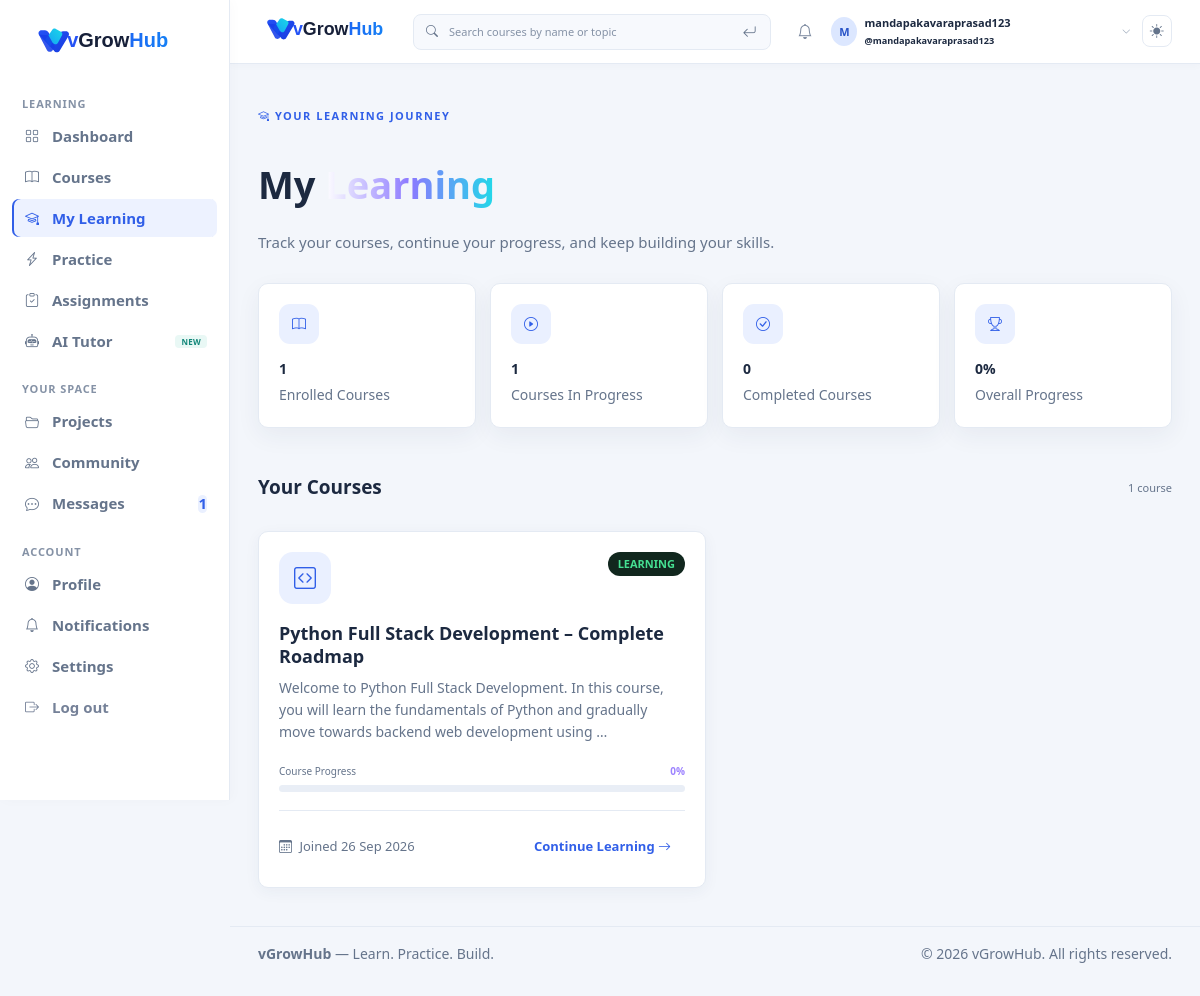
Page /my-learning/ (signed in) on the earlier database version.
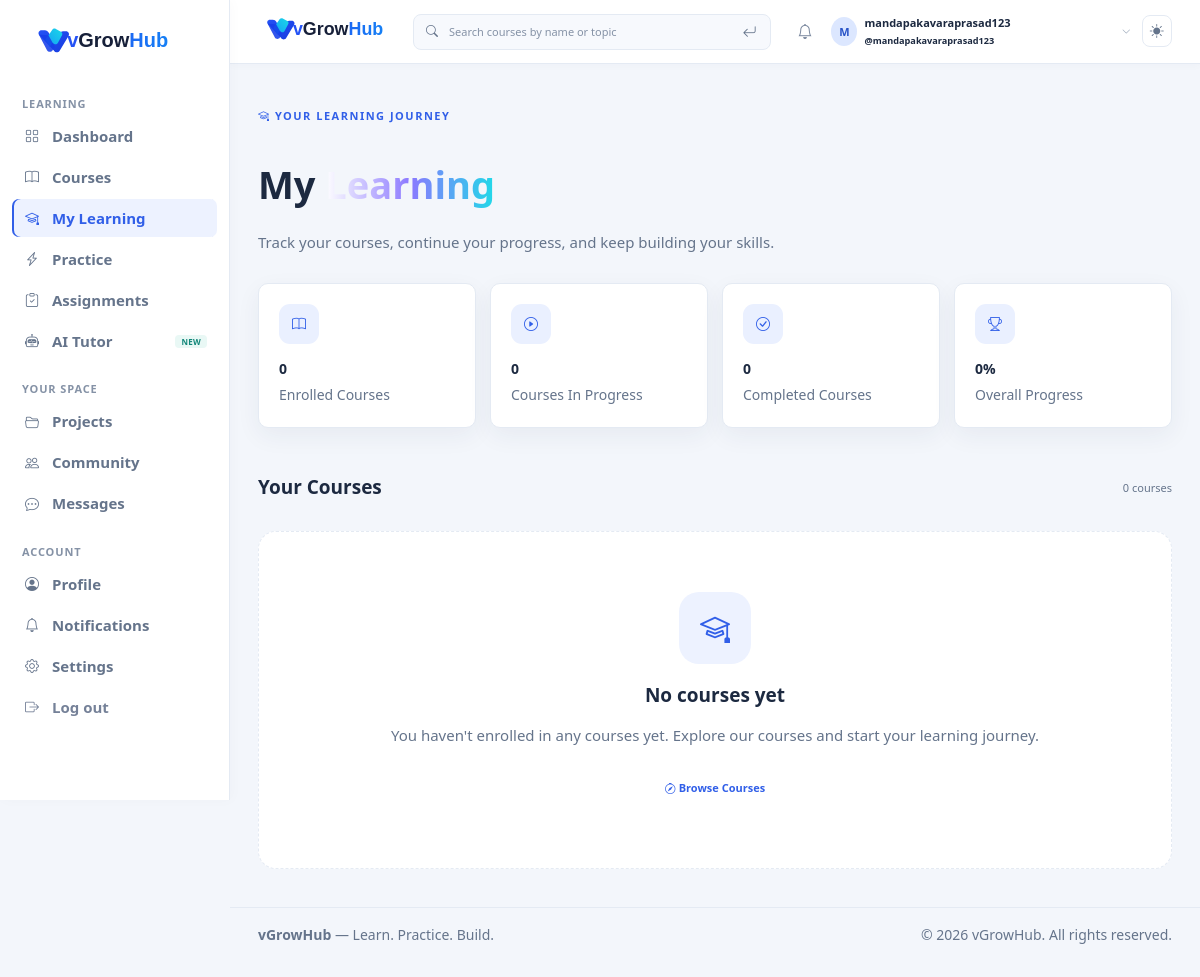
Same page on the later database version.
### blog/models.py (models this page shows, shortened)
class Enrollment(models.Model):
    STATUS_CHOICES = [
        ('ENROLLED', 'Enrolled'),
        ('IN_PROGRESS', 'In progress'),
        ('COMPLETED', 'Completed'),
    ]
    student = models.ForeignKey(
        User,
        on_delete=models.CASCADE,
        related_name='enrollments'
    )
    course = models.ForeignKey(
        Post,
        on_delete=models.CASCADE,
        related_name='enrolled_students'
    )
    enrolled_at = models.DateTimeField(
        auto_now_add=True
    )
    status = models.CharField(max_length=20, choices=STATUS_CHOICES, default='ENROLLED')
    started_at = models.DateTimeField(null=True, blank=True)
    last_accessed_at = models.DateTimeField(null=True, blank=True)
    completed_at = models.DateTimeField(null=True, blank=True)
    progress = models.PositiveIntegerField(
        default=0
    )
    completed = models.BooleanField(
        default=False
    )
    class Meta:
        unique_together = ('student', 'course')
        ordering = ['-enrolled_at']

class Post(models.Model):
    STATUS_CHOICES = [
        ('DRAFT', 'Draft'),
        ('PUBLISHED', 'Published'),
        ('ARCHIVED', 'Archived'),
    ]
    CATEGORY_CHOICES = [
        ('Python', 'Python'),
        ('Django', 'Django'),
        ('AI', 'AI'),
        ('Java', 'Java'),
        ('JavaScript', 'JavaScript'),
        ('C++', 'C++'),
        ('C#', 'C#'),
        ('PHP', 'PHP'),
        ('Ruby', 'Ruby'),
        ('Go', 'Go'),
        ('Swift', 'Swift'),
        ('Kotlin', 'Kotlin'),
        ('Rust', 'Rust'),
        ('TypeScript', 'TypeScript'),
        ('SQL', 'SQL'),
        ('HTML/CSS', 'HTML/CSS'),
        ('Other', 'Other'),
    ]
    DIFFICULTY_CHOICES = [
        ('Beginner', 'Beginner'),
        ('Intermediate', 'Intermediate'),
        ('Advanced', 'Advanced'),
    ]
    title = models.CharField(
        max_length=100
    )
    slug = models.SlugField(
        max_length=180,
        unique=True,
        blank=True,
    )
    category = models.CharField(
        max_length=20,
        choices=CATEGORY_CHOICES,
        default='Python'
    )
    description = models.TextField(
        blank=True
    )
    difficulty = models.CharField(
        max_length=20,
        choices=DIFFICULTY_CHOICES,
        default='Beginner'
    )
    what_you_learn = models.TextField(
        blank=True
    )
    content = models.TextField()
    status = models.CharField(
        max_length=20,
        choices=STATUS_CHOICES,
        default='PUBLISHED',
    )
    sequential_learning = models.BooleanField(default=False)
    image = models.ImageField(
        upload_to='posts/',
        blank=True,
        null=True
    )
    author = models.ForeignKey(
        User,
        on_delete=models.CASCADE
    )
    created_at = models.DateTimeField(
        auto_now_add=True
    )

### blog/views.py (the view)
@login_required
def my_learning(request):
    enrollments = Enrollment.objects.filter(
        student=request.user
    ).select_related('course')
    total_courses = enrollments.count()
    completed_courses = enrollments.filter(
        completed=True
    ).count()
    in_progress_courses = enrollments.filter(
        completed=False
    ).count()
    average_progress = enrollments.aggregate(
        average=Avg('progress')
    )['average'] or 0
    context = {
        'enrollments': enrollments,
        'username': request.user.username,
        'total_courses': total_courses,
        'completed_courses': completed_courses,
        'in_progress_courses': in_progress_courses,
        'average_progress': round(average_progress),
    }
    return render(
        request,
        'blog/my_learning.html',
        context
    )

### blog/context_processors.py (called while the page is built)
def site_name(request):
    return {
        "SITE_NAME": settings.SITE_NAME
    }

def unread_message_count(request):
    if not request.user.is_authenticated:
        return {
            "UNREAD_MESSAGE_COUNT": 0
        }
    count = Message.objects.filter(
        Q(conversation__project_owner=request.user) |
        Q(conversation__participant=request.user),
        is_read=False
    ).exclude(
        sender=request.user
    ).count()
    return {
        "UNREAD_MESSAGE_COUNT": count
    }

### templates/blog/my_learning.html (shortened to what the changed rows need)
{% extends "blog/base.html" %}
{% load static %}
{% block extra_css %}
<link rel="stylesheet" href="{% static 'css/my_learning.css' %}">
{% endblock %}
{% block content %}
        <section class="page-header">
            <h1>
                My <span>Learning</span>
            </h1>
        </section>
        <section class="summary">
            <div class="summary-card">
                <div class="summary-icon">
                    <i class="bi bi-book"></i>
                </div>
                <div class="summary-number">
                    {{ total_courses }}
                </div>
                <div class="summary-label">
                    Enrolled Courses
                </div>
            </div>
            <div class="summary-card">
                <div class="summary-icon">
                    <i class="bi bi-play-circle"></i>
                </div>
                <div class="summary-number">
                    {{ in_progress_courses }}
                </div>
                <div class="summary-label">
                    Courses In Progress
                </div>
            </div>
        </section>
        <section>
            <div class="section-heading">
                <h2>
                    Your Courses
                </h2>
                <span>
                    {{ enrollments|length }}
                    course{{ enrollments|length|pluralize }}
                </span>
            </div>
            {% if enrollments %}
                <div class="course-grid">
                    {% for enrollment in enrollments %}
                        <article class="course-card">
                            <div class="course-top">
                                <div class="course-icon">
                                    <i class="bi bi-code-square"></i>
                                </div>
                                {% if enrollment.completed %}
                                    <div class="status completed">
                                        COMPLETED
                                    </div>
                                {% else %}
                                    <div class="status">
                                        LEARNING
                                    </div>
                                {% endif %}
                            </div>
                            <div class="course-title">
                                {{ enrollment.course.title }}
                            </div>
                            <div class="course-description">
                                {% if enrollment.course.content %}
                                    {{ enrollment.course.content|striptags|truncatewords:24 }}
                                {% else %}
                                    Continue learning and improve
                                    your coding skills with this course.
                                {% endif %}
                            </div>
                            <div class="progress-info">
                                <span>
                                    Course Progress
                                </span>
                                <span>
                                    {{ enrollment.progress }}%
                                </span>
                            </div>
                            <div class="progress-bar">
                            </div>
                            <div class="course-bottom">
                                <div class="course-meta">
                                    <i class="bi bi-calendar3"></i>
                                    Joined
                                    {{ enrollment.enrolled_at|date:"d M Y" }}
                                </div>
                                <a
                                    href="{% url 'blog:post_detail' enrollment.course.slug %}"
                                    class="continue-btn"
                                >
                                    {% if enrollment.completed %}
                                        Review Course
                                    {% else %}
                                        Continue Learning
                                    {% endif %}
                                    <i class="bi bi-arrow-right"></i>
                                </a>
                            </div>
                        </article>
                    {% endfor %}
                </div>
            {% else %}
                <div class="empty">
                    <div class="empty-icon">
                        <i class="bi bi-mortarboard"></i>
                    </div>
                    <h3>
                        No courses yet
                    </h3>
                    <p>
                        You haven't enrolled in any courses yet.
                        Explore our courses and start your learning journey.
                    </p>
                    <a
                        href="{% url 'blog:blogpage' %}"
                        class="browse-btn"
                    >
                        <i class="bi bi-compass"></i>
                        Browse Courses
                    </a>
                </div>
            {% endif %}
        </section>
{% endblock %}

Differences in the rows shown:
removed Enrollment: completed "LEARNING", course "Python Full Stack Development – Complete Roadmap", course.content "Welcome to Python Full Stack Development. In this course, you will learn the fundamentals of Python and gradually move towards backend web development using …", progress "0", enrolled_at "26 Sep 2026"
Other differences:
{{ total_courses }}: "1" → "0"
{{ in_progress_courses }}: "1" → "0"
{{ enrollments|length }}: "1" → "0"
{{ unread_count }}: "1" → (not shown)
text now shown: "No courses yet You haven't enrolled in any courses yet. Explore our courses and start your learning journey. Browse Courses"
